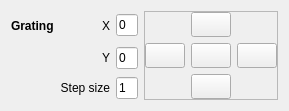
<?xml version="1.0" encoding="UTF-8"?>
<ui version="4.0">
 <class>Form</class>
 <widget class="QWidget" name="Form">
  <property name="geometry">
   <rect>
    <x>0</x>
    <y>0</y>
    <width>249</width>
    <height>101</height>
   </rect>
  </property>
  <property name="sizePolicy">
   <sizepolicy hsizetype="MinimumExpanding" vsizetype="MinimumExpanding">
    <horstretch>0</horstretch>
    <verstretch>0</verstretch>
   </sizepolicy>
  </property>
  <property name="maximumSize">
   <size>
    <width>16777215</width>
    <height>16777215</height>
   </size>
  </property>
  <property name="windowTitle">
   <string>Form</string>
  </property>
  <layout class="QGridLayout" name="gridLayout">
   <item row="0" column="2">
    <widget class="QLineEdit" name="gratingx_lineEdit">
     <property name="minimumSize">
      <size>
       <width>0</width>
       <height>20</height>
      </size>
     </property>
     <property name="maximumSize">
      <size>
       <width>50</width>
       <height>16777215</height>
      </size>
     </property>
     <property name="text">
      <string>0</string>
     </property>
    </widget>
   </item>
   <item row="0" column="0">
    <widget class="QLabel" name="label_4">
     <property name="minimumSize">
      <size>
       <width>0</width>
       <height>25</height>
      </size>
     </property>
     <property name="font">
      <font>
       <weight>75</weight>
       <bold>true</bold>
      </font>
     </property>
     <property name="text">
      <string>Grating</string>
     </property>
    </widget>
   </item>
   <item row="0" column="1">
    <widget class="QLabel" name="label_2">
     <property name="minimumSize">
      <size>
       <width>0</width>
       <height>20</height>
      </size>
     </property>
     <property name="text">
      <string>X</string>
     </property>
     <property name="alignment">
      <set>Qt::AlignRight|Qt::AlignTrailing|Qt::AlignVCenter</set>
     </property>
    </widget>
   </item>
   <item row="1" column="2">
    <widget class="QLineEdit" name="gratingy_lineEdit">
     <property name="minimumSize">
      <size>
       <width>0</width>
       <height>20</height>
      </size>
     </property>
     <property name="maximumSize">
      <size>
       <width>50</width>
       <height>16777215</height>
      </size>
     </property>
     <property name="text">
      <string>0</string>
     </property>
    </widget>
   </item>
   <item row="1" column="1">
    <widget class="QLabel" name="label_3">
     <property name="minimumSize">
      <size>
       <width>0</width>
       <height>20</height>
      </size>
     </property>
     <property name="text">
      <string>Y</string>
     </property>
     <property name="alignment">
      <set>Qt::AlignRight|Qt::AlignTrailing|Qt::AlignVCenter</set>
     </property>
    </widget>
   </item>
   <item row="2" column="1">
    <widget class="QLabel" name="label">
     <property name="minimumSize">
      <size>
       <width>0</width>
       <height>20</height>
      </size>
     </property>
     <property name="text">
      <string>Step size</string>
     </property>
     <property name="alignment">
      <set>Qt::AlignRight|Qt::AlignTrailing|Qt::AlignVCenter</set>
     </property>
    </widget>
   </item>
   <item row="2" column="2">
    <widget class="QLineEdit" name="lineEdit_step">
     <property name="minimumSize">
      <size>
       <width>0</width>
       <height>20</height>
      </size>
     </property>
     <property name="maximumSize">
      <size>
       <width>50</width>
       <height>16777215</height>
      </size>
     </property>
     <property name="inputMask">
      <string/>
     </property>
     <property name="text">
      <string>1</string>
     </property>
     <property name="placeholderText">
      <string>step size (um)</string>
     </property>
    </widget>
   </item>
   <item row="0" column="3" rowspan="3">
    <widget class="QFrame" name="frame_2">
     <property name="sizePolicy">
      <sizepolicy hsizetype="MinimumExpanding" vsizetype="MinimumExpanding">
       <horstretch>0</horstretch>
       <verstretch>0</verstretch>
      </sizepolicy>
     </property>
     <property name="maximumSize">
      <size>
       <width>350</width>
       <height>350</height>
      </size>
     </property>
     <property name="frameShape">
      <enum>QFrame::StyledPanel</enum>
     </property>
     <property name="frameShadow">
      <enum>QFrame::Raised</enum>
     </property>
     <layout class="QGridLayout" name="gridLayout_6">
      <property name="leftMargin">
       <number>0</number>
      </property>
      <property name="topMargin">
       <number>0</number>
      </property>
      <property name="rightMargin">
       <number>0</number>
      </property>
      <property name="bottomMargin">
       <number>0</number>
      </property>
      <item row="1" column="1">
       <widget class="QPushButton" name="pushButton_center">
        <property name="sizePolicy">
         <sizepolicy hsizetype="Fixed" vsizetype="Fixed">
          <horstretch>0</horstretch>
          <verstretch>0</verstretch>
         </sizepolicy>
        </property>
        <property name="minimumSize">
         <size>
          <width>25</width>
          <height>25</height>
         </size>
        </property>
        <property name="maximumSize">
         <size>
          <width>100</width>
          <height>100</height>
         </size>
        </property>
        <property name="text">
         <string/>
        </property>
        <property name="icon">
         <iconset>
          <normaloff>../../../utils/icons/Arr-circle.png</normaloff>../../../utils/icons/Arr-circle.png</iconset>
        </property>
       </widget>
      </item>
      <item row="0" column="1">
       <widget class="QPushButton" name="pushButton_up">
        <property name="sizePolicy">
         <sizepolicy hsizetype="Fixed" vsizetype="Fixed">
          <horstretch>0</horstretch>
          <verstretch>0</verstretch>
         </sizepolicy>
        </property>
        <property name="minimumSize">
         <size>
          <width>25</width>
          <height>25</height>
         </size>
        </property>
        <property name="maximumSize">
         <size>
          <width>100</width>
          <height>100</height>
         </size>
        </property>
        <property name="text">
         <string/>
        </property>
        <property name="icon">
         <iconset>
          <normaloff>../../../utils/icons/Arr-top.png</normaloff>../../../utils/icons/Arr-top.png</iconset>
        </property>
       </widget>
      </item>
      <item row="2" column="1">
       <widget class="QPushButton" name="pushButton_down">
        <property name="sizePolicy">
         <sizepolicy hsizetype="Fixed" vsizetype="Fixed">
          <horstretch>0</horstretch>
          <verstretch>0</verstretch>
         </sizepolicy>
        </property>
        <property name="minimumSize">
         <size>
          <width>25</width>
          <height>25</height>
         </size>
        </property>
        <property name="maximumSize">
         <size>
          <width>100</width>
          <height>100</height>
         </size>
        </property>
        <property name="text">
         <string/>
        </property>
        <property name="icon">
         <iconset>
          <normaloff>../../../utils/icons/Arr-bot.png</normaloff>../../../utils/icons/Arr-bot.png</iconset>
        </property>
       </widget>
      </item>
      <item row="1" column="2">
       <widget class="QPushButton" name="pushButton_right">
        <property name="sizePolicy">
         <sizepolicy hsizetype="Fixed" vsizetype="Fixed">
          <horstretch>0</horstretch>
          <verstretch>0</verstretch>
         </sizepolicy>
        </property>
        <property name="minimumSize">
         <size>
          <width>25</width>
          <height>25</height>
         </size>
        </property>
        <property name="maximumSize">
         <size>
          <width>100</width>
          <height>100</height>
         </size>
        </property>
        <property name="text">
         <string/>
        </property>
        <property name="icon">
         <iconset>
          <normaloff>../../../utils/icons/Arr-right.png</normaloff>../../../utils/icons/Arr-right.png</iconset>
        </property>
       </widget>
      </item>
      <item row="1" column="0">
       <widget class="QPushButton" name="pushButton_left">
        <property name="sizePolicy">
         <sizepolicy hsizetype="Fixed" vsizetype="Fixed">
          <horstretch>0</horstretch>
          <verstretch>0</verstretch>
         </sizepolicy>
        </property>
        <property name="minimumSize">
         <size>
          <width>25</width>
          <height>25</height>
         </size>
        </property>
        <property name="maximumSize">
         <size>
          <width>100</width>
          <height>100</height>
         </size>
        </property>
        <property name="text">
         <string/>
        </property>
        <property name="icon">
         <iconset>
          <normaloff>../../../utils/icons/Arr-left.png</normaloff>../../../utils/icons/Arr-left.png</iconset>
        </property>
       </widget>
      </item>
     </layout>
    </widget>
   </item>
   <item row="0" column="4" rowspan="3">
    <spacer name="horizontalSpacer">
     <property name="orientation">
      <enum>Qt::Horizontal</enum>
     </property>
     <property name="sizeHint" stdset="0">
      <size>
       <width>0</width>
       <height>20</height>
      </size>
     </property>
    </spacer>
   </item>
  </layout>
 </widget>
 <resources/>
 <connections/>
</ui>
